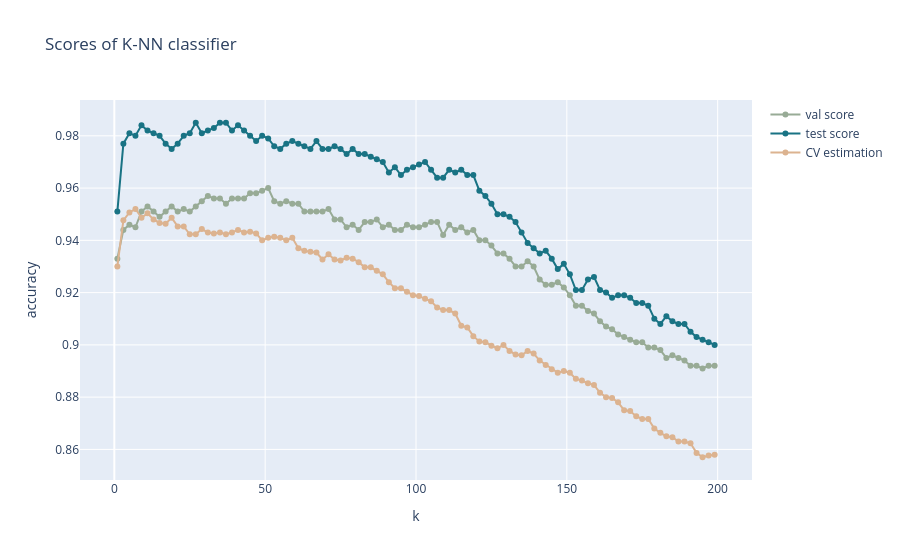

The cell this chart's notebook holds for it:
### Code cell
go.Figure([go.Scatter(x=list(k_range), y=val_scores, mode='markers + lines', marker_color='rgb(152,171,150)', name=r'val score'), 
      go.Scatter(x=list(k_range), y=test_scores, mode='markers + lines', marker_color='rgb(25,115,132)', name=r'test score'),
      go.Scatter(x=list(k_range), y=k_scores, mode='markers + lines', marker_color='rgb(220,179,144)', name=r'CV estimation')])\
.update_layout(title="Scores of K-NN classifier", xaxis_title='k', yaxis_title='accuracy').show()
